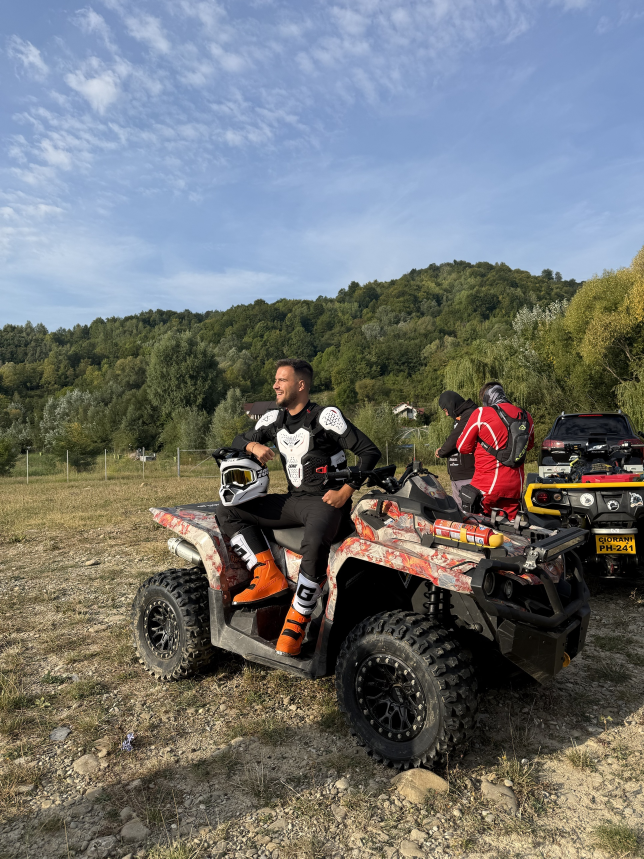
#> input picture social/giveaway-craciun/assets/hero-atv-original.jpg, 1932 x 2576 px (shown at 1/3 size)
$ python gloves.py hero-atv-original.jpg hero-snow-1080.jpg   (older library calls are emulated)
#> lines starting #> are read from the running program, lines starting #| are printed output that depends on the picture; after the words box and inside, x2 and y2 are one past the last pixel; in counts of white or black regions, pixels touching at a corner belong together
import cv2, numpy as np, sys
im=cv2.imread(sys.argv[1]); H,W=im.shape[:2]; out_path=sys.argv[2]
#> further down, im is the input picture: shape (2576, 1932, 3); mean B, G, R 114.6, 115, 112.6
s=900/max(H,W); sm=cv2.resize(im,None,fx=s,fy=s,interpolation=cv2.INTER_AREA); h,w=sm.shape[:2]
hsv=cv2.cvtColor(sm,cv2.COLOR_BGR2HSV)
#> hsv: shape (900, 675, 3); mean H, S, V 57, 77.1, 134.4
gc=np.full((h,w),cv2.GC_PR_BGD,np.uint8)
red=(hsv[...,1]>120)&(hsv[...,2]>90)
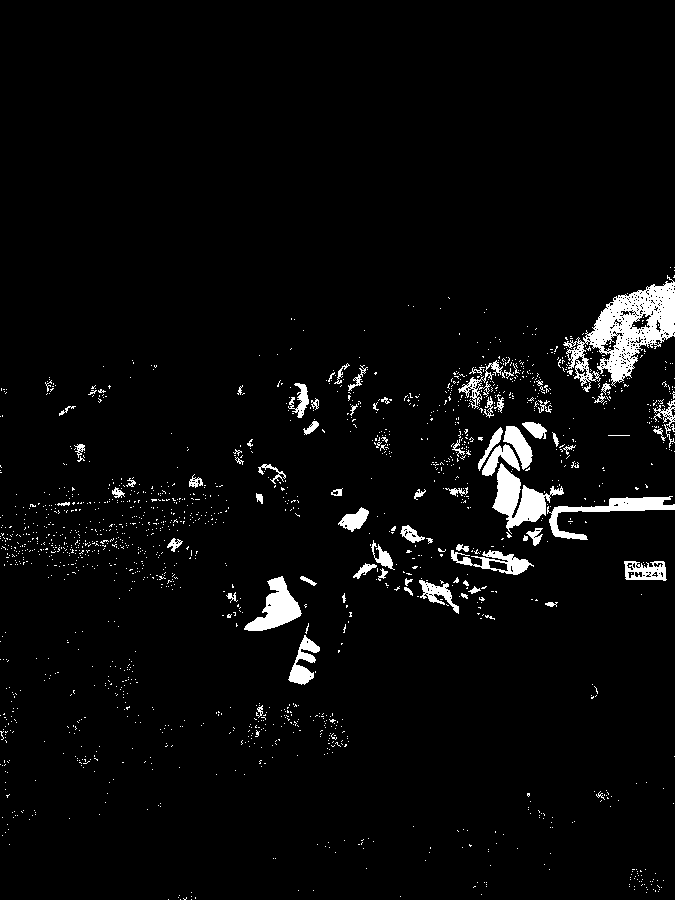
#> red: shape (900, 675) bool; 3.7% white; 1670 white regions (1595 under 20 px), largest, box (x1, y1, x2, y2) and area: (563, 275, 675, 392) 5052, (492, 463, 564, 534) 1967, (244, 576, 302, 631) 1449
blk=cv2.morphologyEx((hsv[...,2]<45).astype(np.uint8),cv2.MORPH_OPEN,np.ones((9,9),np.uint8))>0
#> blk: shape (900, 675) bool; 6.9% white; 36 white regions, largest, box (x1, y1, x2, y2) and area: (453, 532, 675, 794) 19582, (332, 585, 440, 710) 6130, (358, 691, 433, 801) 2818
g=cv2.cvtColor(sm,cv2.COLOR_BGR2GRAY).astype(np.float32)
tex=cv2.GaussianBlur(np.abs(cv2.Laplacian(g,cv2.CV_32F,ksize=3)),(0,0),3)
fg=red|blk
#> fg: shape (900, 675) bool; 10.6% white; 1685 white regions (1589 under 20 px), largest, box (x1, y1, x2, y2) and area: (453, 532, 675, 794) 20156, (332, 580, 459, 710) 6654, (241, 518, 336, 692) 6450
gc[cv2.dilate(fg.astype(np.uint8),np.ones((5,5),np.uint8))>0]=cv2.GC_PR_FGD
gc[cv2.erode(fg.astype(np.uint8),np.ones((7,7),np.uint8))>0]=cv2.GC_FGD
gc[(hsv[...,1]<40)&(hsv[...,2]>60)&(hsv[...,2]<200)&(tex>=9)]=cv2.GC_BGD
b=8; gc[:b]=gc[-b:]=cv2.GC_BGD; gc[:,:b]=gc[:,-b:]=cv2.GC_BGD
cv2.grabCut(sm,gc,None,np.zeros((1,65)),np.zeros((1,65)),6,cv2.GC_INIT_WITH_MASK)
m=((gc==1)|(gc==3)).astype(np.uint8)
m=cv2.resize(m,(W,H),interpolation=cv2.INTER_NEAREST)
def biggest(m):
    n,l,st,_=cv2.connectedComponentsWithStats(m); k=1+np.argmax(st[1:,4]); return (l==k).astype(np.uint8)
def fillholes(m):
    ff=np.pad(1-m,1,constant_values=1); _,lab=cv2.connectedComponents(ff); return (m|(lab[1:-1,1:-1]!=lab[0,0])).astype(np.uint8)
#> after `_, lab = cv2.connectedComponents(ff)`:
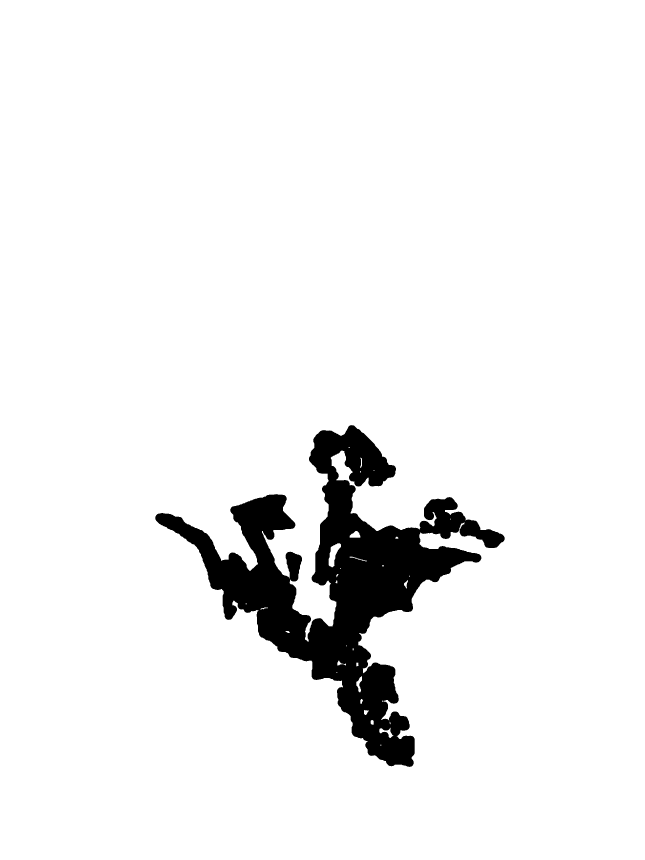
#> ff: shape (2578, 1934) (shown at 1/3 size); values 0 (black) and 1 (white), 94% white; 1 black region, box (x1, y1, x2, y2) and area: (466, 1275, 1514, 2301) 297971
m=cv2.morphologyEx(m,cv2.MORPH_OPEN,cv2.getStructuringElement(cv2.MORPH_ELLIPSE,(25,25)))  # grout lines
m=fillholes(biggest(m))
# white FOX letters on the glove (touch the edge, so not a hole)
HSV=cv2.cvtColor(im,cv2.COLOR_BGR2HSV); V=HSV[...,2].astype(int); S=HSV[...,1].astype(int)
#> after `V = HSV[..., 2].astype(int)`:
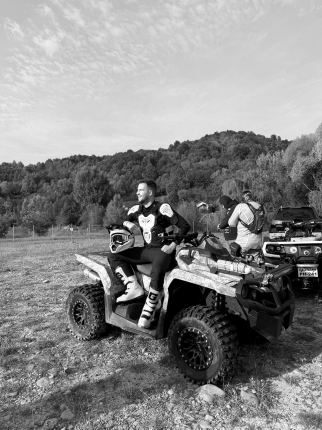
#> V: shape (2576, 1932) int64 (shown at 1/6 size); min 0, max 255, mean 134.4
#> after `S = HSV[..., 1].astype(int)`:
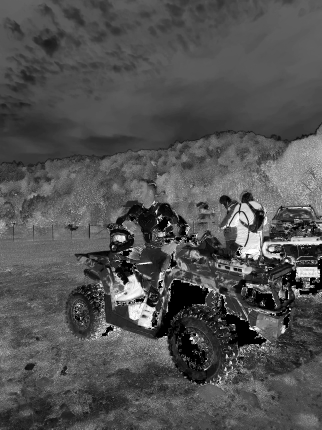
#> S: shape (2576, 1932) int64 (shown at 1/6 size); min 0, max 255, mean 81.5
ys,xs=np.where(m>0); x0,y0=xs.min(),ys.min(); bw,bh=xs.max()-x0,ys.max()-y0
zone=np.zeros_like(m); zone[y0+int(bh*.38):y0+int(bh*.62), x0+int(bw*.5):]=1
wh=cv2.morphologyEx(((V>170)&(S<80)&(zone>0)).astype(np.uint8),cv2.MORPH_CLOSE,np.ones((5,5),np.uint8))
#> wh: shape (2576, 1932); values 0 (black) and 1 (white), 0.36% white; 76 white regions (62 under 20 px), largest, box (x1, y1, x2, y2) and area: (1269, 1663, 1457, 1781) 9085, (988, 1663, 1212, 1861) 7363, (1570, 1678, 1609, 1707) 626
n,l,st,_=cv2.connectedComponentsWithStats(wh)
#> l: shape (2576, 1932) int32; 77 distinct labels, from 0 to 76
#> n = 77; st = 77 rows, first 6: [0, 0, 1932, 2576, 4958732], [988, 1663, 224, 198, 7363], [1219, 1663, 1, 1, 1], [1223, 1663, 38, 11, 214], [1269, 1663, 188, 118, 9085], [1573, 1663, 4, 2, 5]
for k in range(1,n):
    if st[k,4]>1500 and st[k,0]+st[k,2] < x0+bw-10: m[l==k]=1
#> m: shape (2576, 1932); values 0 (black) and 1 (white), 6.2% white; 1 white region, box (x1, y1, x2, y2) and area: (465, 1274, 1513, 2300) 307242
# granite visible through the tag hook only (small box under the hook)
G=cv2.cvtColor(im,cv2.COLOR_BGR2GRAY).astype(np.float32)
T=cv2.GaussianBlur(np.abs(cv2.Laplacian(G,cv2.CV_32F,ksize=3)),(0,0),3)
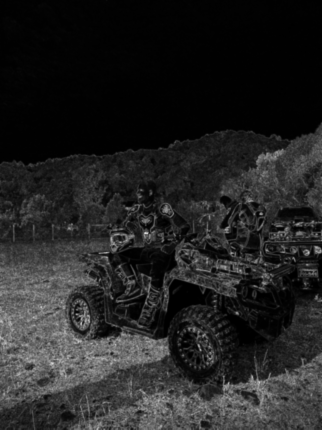
#> T: shape (2576, 1932) float32 (shown at 1/6 size); min 0, max 546.1, mean 77.6; drawn with min black and max white
hook=np.zeros_like(m); hook[y0+int(bh*.07):y0+int(bh*.19), x0+int(bw*.48):x0+int(bw*.66)]=1
gr=((S<45)&(V>70)&(V<200)&(T>12)&(hook>0)).astype(np.uint8)
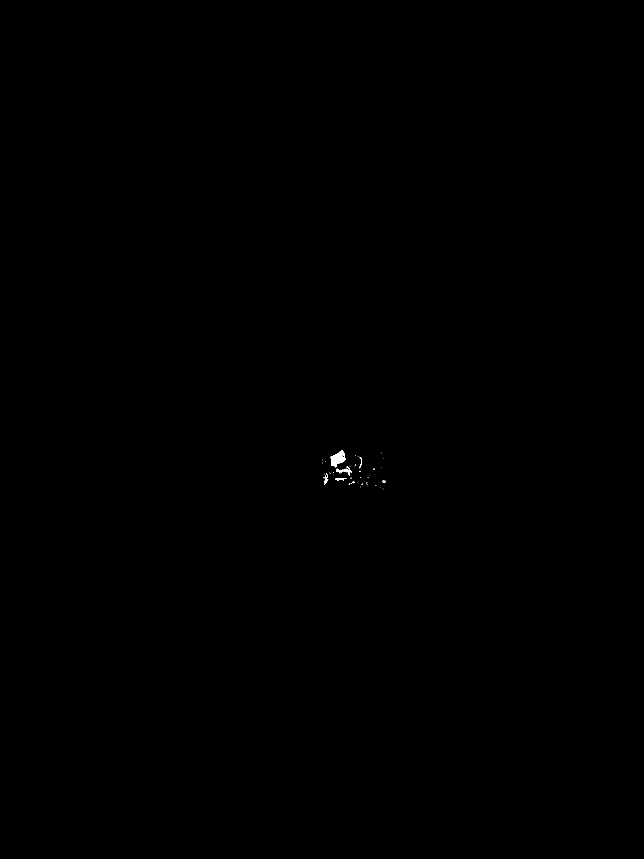
#> gr: shape (2576, 1932) (shown at 1/3 size); values 0 (black) and 1 (white), 0.04% white; 55 white regions (46 under 20 px), largest, box (x1, y1, x2, y2) and area: (992, 1351, 1037, 1402) 1281, (1008, 1406, 1048, 1425) 260, (1006, 1434, 1039, 1441) 121
gr=cv2.morphologyEx(gr,cv2.MORPH_OPEN,np.ones((5,5),np.uint8)); gr=cv2.morphologyEx(gr,cv2.MORPH_CLOSE,np.ones((15,15),np.uint8))
m[gr>0]=0
#> m: shape (2576, 1932); values 0 (black) and 1 (white), 6.2% white; 1 white region, box (x1, y1, x2, y2) and area: (465, 1274, 1513, 2300) 307233
m=biggest(m)
a=cv2.GaussianBlur(m.astype(np.float32)*255,(0,0),1.2)
out=np.dstack([im,a.astype(np.uint8)])
ys,xs=np.where(out[...,3]>20); out=out[ys.min():ys.max()+1,xs.min():xs.max()+1]
#> after `out = out[ys.min():ys.max() + 1, xs.min():xs.max() + 1]`:
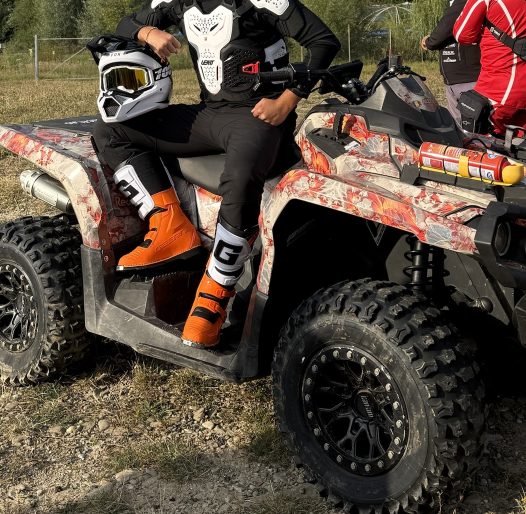
#> out: shape (1028, 1052, 4) (shown at 1/2 size); mean B, G, R, A 59.8, 71.8, 85.4, 72.4
cv2.imwrite(out_path,out)

$ run again, on social/giveaway-craciun/assets/hero-snow-story.jpg
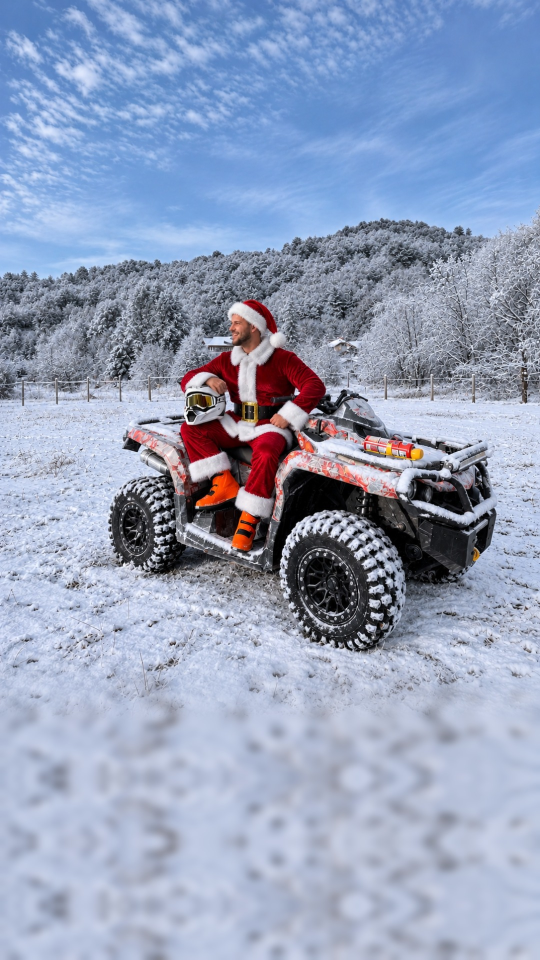
#> input picture social/giveaway-craciun/assets/hero-snow-story.jpg, 1080 x 1920 px (shown at 1/2 size)
#> im is the input picture: shape (1920, 1080, 3); mean B, G, R 187.4, 160.1, 147.8
#> hsv: shape (900, 506, 3); mean H, S, V 110, 60.8, 190.2
#> `red=(hsv[...,1]>120)&(hsv[...,2]>90)`:
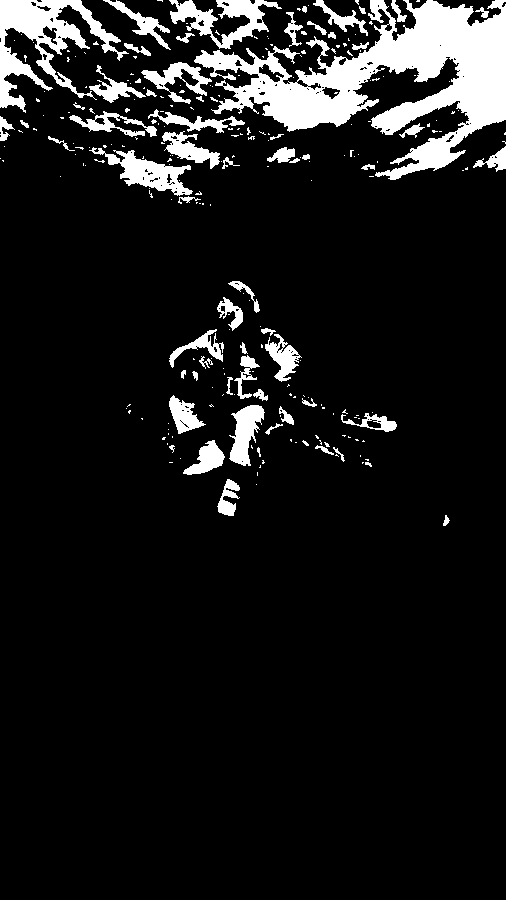
#> red: shape (900, 506) bool; 10% white; 257 white regions (193 under 20 px), largest, box (x1, y1, x2, y2) and area: (194, 0, 506, 180) 21462, (0, 0, 129, 113) 5091, (169, 0, 282, 49) 2164
#> blk: shape (900, 506) bool; 1.4% white; 12 white regions, largest, box (x1, y1, x2, y2) and area: (257, 441, 335, 514) 2489, (364, 495, 405, 539) 944, (404, 490, 438, 518) 816
#> fg: shape (900, 506) bool; 11.4% white; 263 white regions (191 under 20 px), largest, box (x1, y1, x2, y2) and area: (194, 0, 506, 180) 21462, (0, 0, 129, 113) 5091, (257, 439, 339, 514) 2561
#> ff: shape (1922, 1082); values 0 (black) and 1 (white), 76.1% white; 1 black region, box (x1, y1, x2, y2) and area: (19, 19, 1064, 558) 496537
#> HSV: shape (1920, 1080, 3); mean H, S, V 109.7, 61.4, 190.2
#> wh: shape (1920, 1080); every value is 0
#> `n,l,st,_=cv2.connectedComponentsWithStats(wh)`: n = 1; st = [[0, 0, 1080, 1920, 2073600]]
#> `out = out[ys.min():ys.max() + 1, xs.min():xs.max() + 1]`:
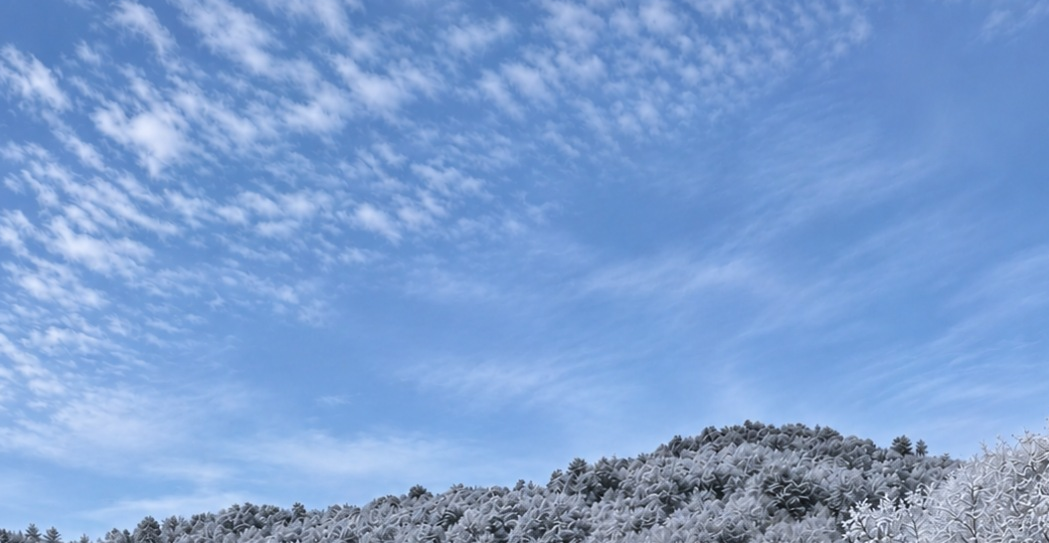
#> out: shape (543, 1049, 4); mean B, G, R, A 209.7, 159.4, 125, 222.2

$ run again, on social/giveaway-craciun/assets/hero-snow.jpg
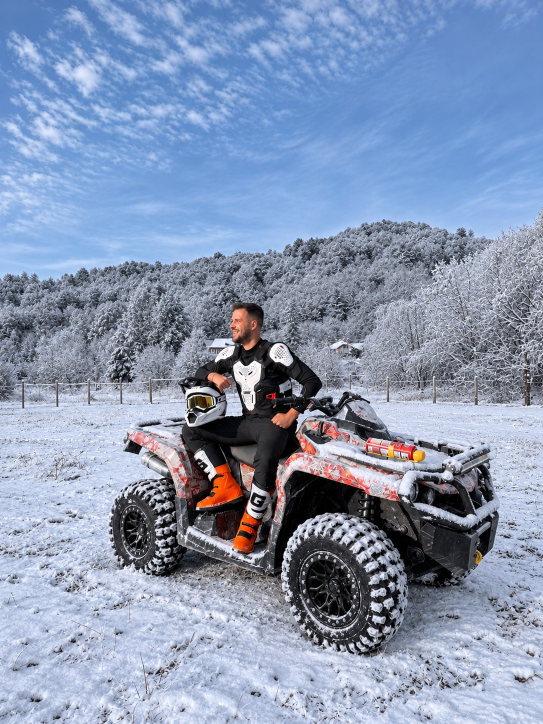
#> input picture social/giveaway-craciun/assets/hero-snow.jpg, 1086 x 1448 px (shown at 1/2 size)
#> im is the input picture: shape (1448, 1086, 3); mean B, G, R 178.9, 150.6, 135
#> hsv: shape (900, 675, 3); mean H, S, V 107.6, 65.1, 181
#> `red=(hsv[...,1]>120)&(hsv[...,2]>90)`:
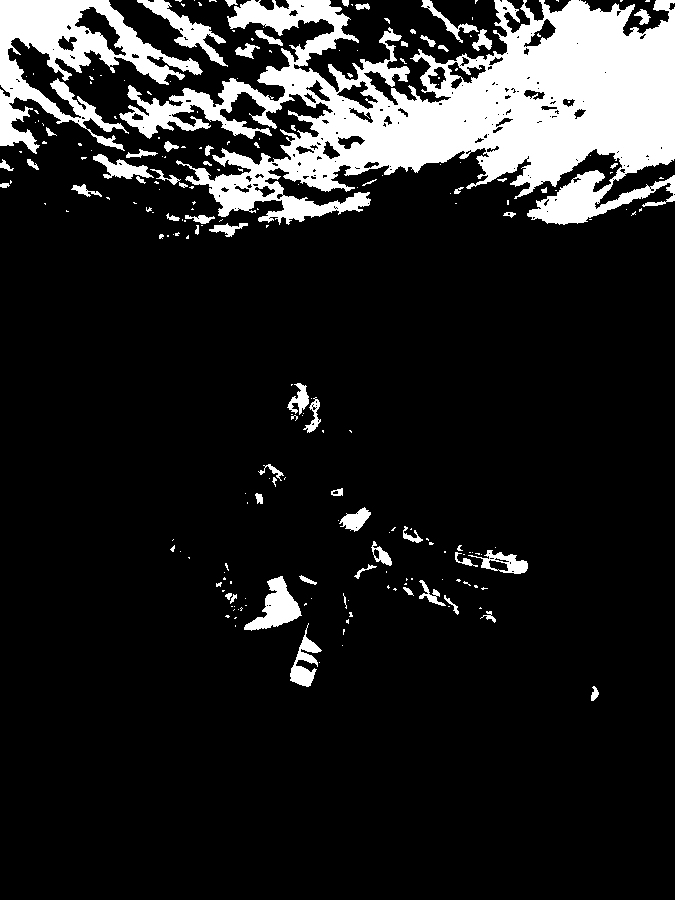
#> red: shape (900, 675) bool; 13.7% white; 226 white regions (161 under 20 px), largest, box (x1, y1, x2, y2) and area: (119, 0, 675, 225) 60841, (0, 0, 203, 154) 11319, (137, 0, 228, 67) 1468
#> blk: shape (900, 675) bool; 3% white; 25 white regions, largest, box (x1, y1, x2, y2) and area: (341, 586, 442, 707) 4528, (239, 518, 316, 578) 2615, (463, 619, 561, 723) 2460
#> fg: shape (900, 675) bool; 16.8% white; 239 white regions (159 under 20 px), largest, box (x1, y1, x2, y2) and area: (119, 0, 675, 225) 60841, (0, 0, 203, 154) 11319, (239, 518, 322, 687) 5484
#> ff: shape (1450, 1088); values 0 (black) and 1 (white), 67.6% white; 1 black region, box (x1, y1, x2, y2) and area: (14, 14, 1075, 562) 511495
#> HSV: shape (1448, 1086, 3); mean H, S, V 107.5, 66.2, 181
#> wh: shape (1448, 1086); every value is 0
#> `n,l,st,_=cv2.connectedComponentsWithStats(wh)`: n = 1; st = [[0, 0, 1086, 1448, 1572528]]
#> `out = out[ys.min():ys.max() + 1, xs.min():xs.max() + 1]`:
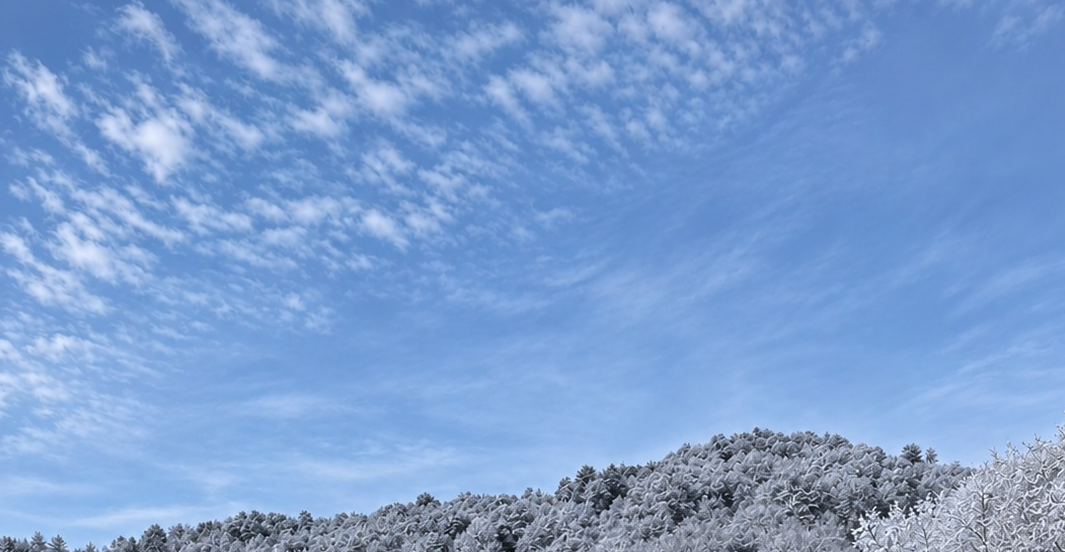
#> out: shape (552, 1065, 4); mean B, G, R, A 208.6, 158.7, 124, 221.8
